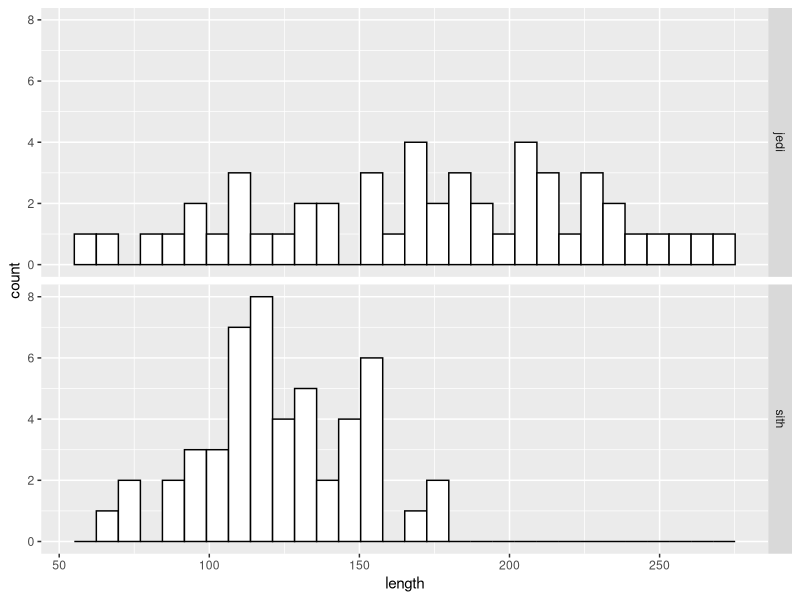
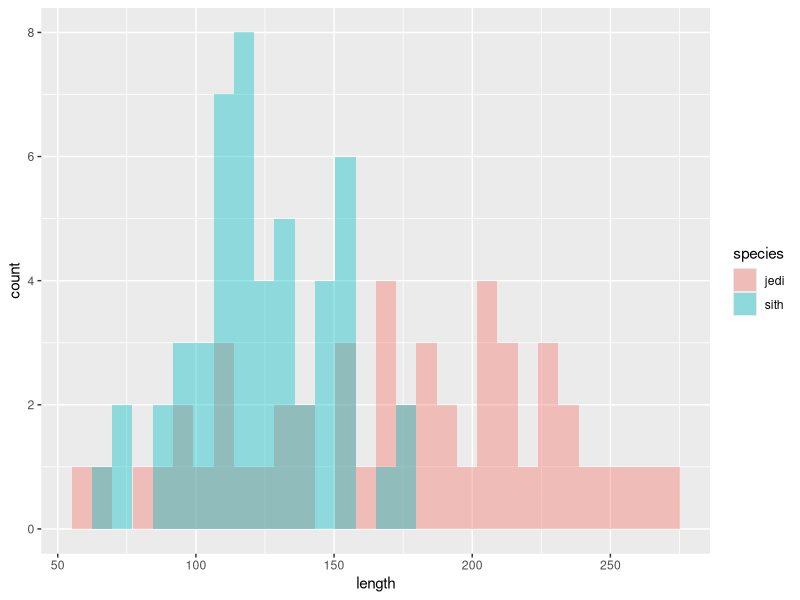
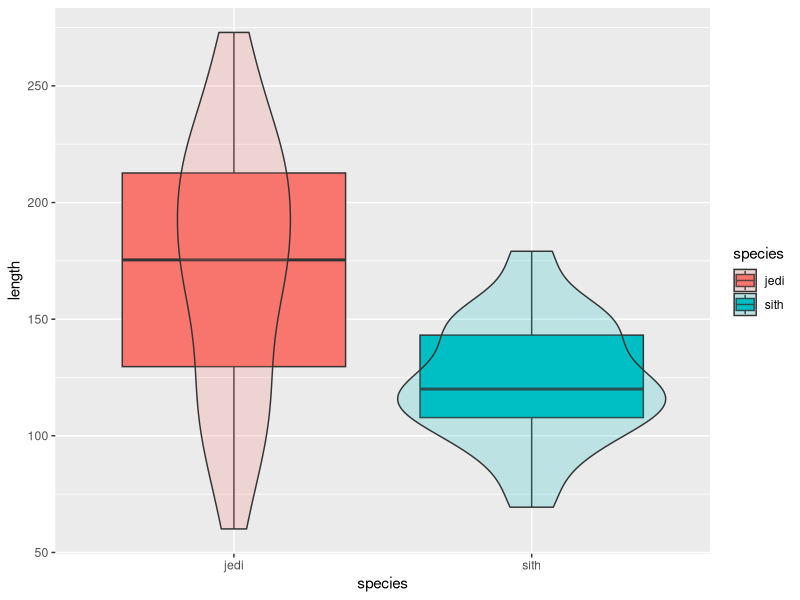
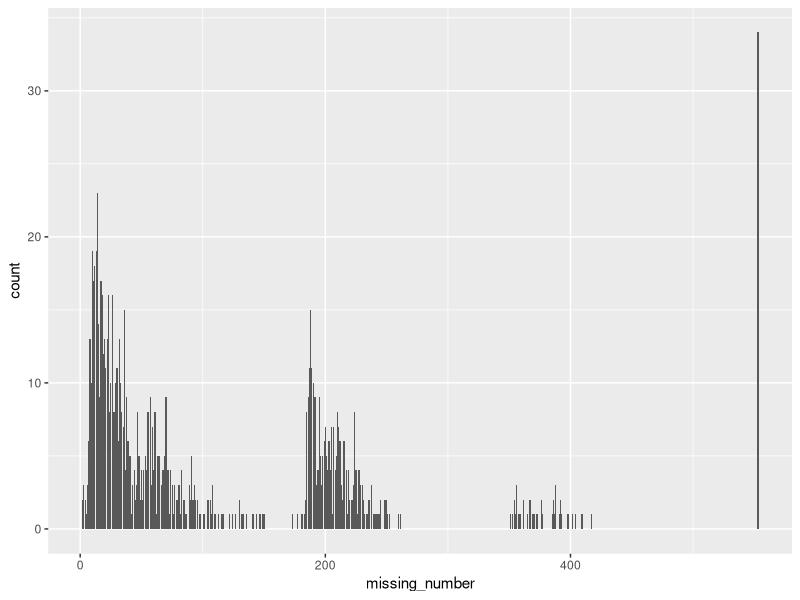
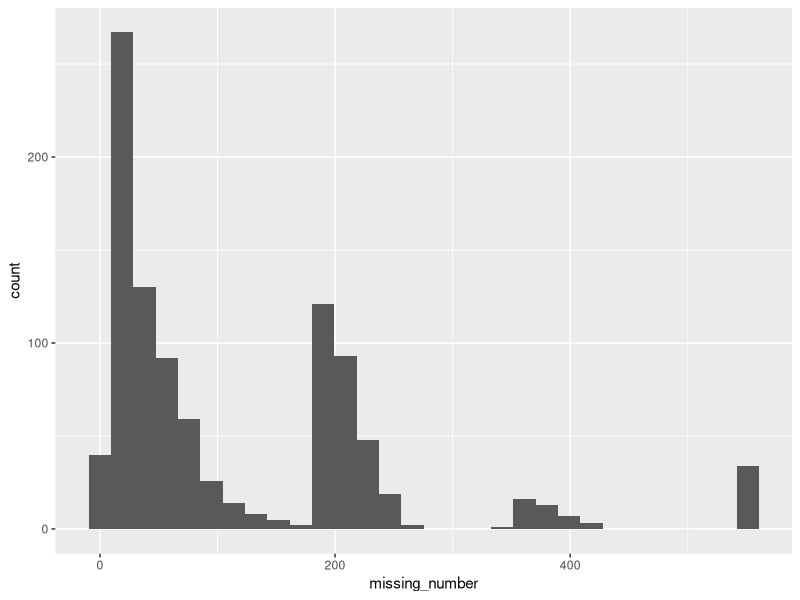
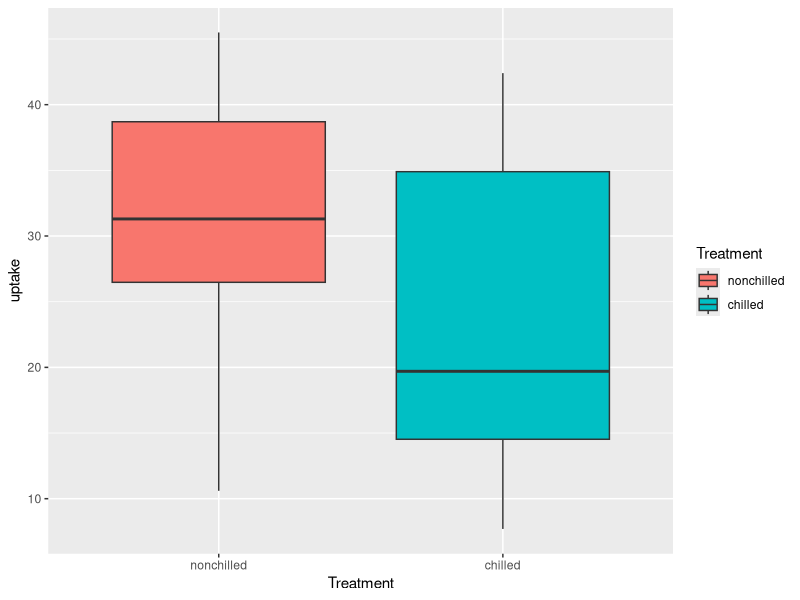

These figures' R source, in order:
## ---- chunk 1
knitr::opts_chunk$set(echo = TRUE)
## ---- chunk 2
library(ggplot2)
library(tidyverse)
## ---- chunk 3
paste0("1. The square root of 10 is ", sqrt(10))
paste0("2. The logarithm of 32 to base 2 is ", log2(32))
paste0("3. The sum of the numbers from 1 to 1000 is ", sum(seq(1000)))
paste0("4. The sum of all even numbers from 2 to 1000 is ", sum(seq(2, 1000,2)))
paste0("5. The number of pariwise comparison for 100 genes is ", choose(100, 2))
paste0("6. The number of ways to arrange 100 genes in triples is ", length(combn(100, 3, simplify = F)))
## ---- chunk 4
data(CO2)
help(CO2)
## ---- chunk 5
mean_uptake_Quebec <- mean(CO2[CO2$Type == "Quebec", "uptake"])
mean_uptake_Mississippi <- mean(CO2[CO2$Type == "Mississippi", "uptake"])
median_uptake_Quebec <- median(CO2[CO2$Type == "Quebec", "uptake"])
median_uptake_Mississippi <- median(CO2[CO2$Type == "Mississippi", "uptake"])
knitr::kable(data.frame(Type = c("Quebec", "Mississippi"),
  mean_uptake = c(mean_uptake_Quebec, mean_uptake_Mississippi),
  median_uptake = c(median_uptake_Quebec, median_uptake_Mississippi)),
 caption = "Table of uptake by Type")
## ---- chunk 6
calc_ratio_of_mean_and_median <- function(x) {
  mean <- mean(x)
  median <- median(x)
  return(mean/median)
}
paste0("The ratio of the mean and the median of 0, 14, 37, 49, and 99 is ", calc_ratio_of_mean_and_median(c(0, 14, 37, 49, 99)))
## ---- chunk 7
calc_mean_without_min_max <- function(x){
  if (length(x) < 3){
    return("can't calculate adjusted mean")
  }else{
    min <- min(x)
    max <- max(x)
    new_vec <- x[!x %in% c(min,max)]
    return(mean(new_vec))
  }
}

paste0("The ratio of the mean and the median of 0, 14, 37, 49, and 99 is ", calc_mean_without_min_max(c(0, 14, 37, 49, 99)))
## ---- chunk 8
#load magic_guys data
magic_guys <- read.csv(file = "./Week1-dataforTask7/magic_guys.csv", header = TRUE)

#1-a. hist
ggplot(magic_guys, aes(x = length)) + geom_histogram(fill = "white", colour = "black", bins = 30) + facet_grid(species ~ .)
ggplot(magic_guys, aes(x = length, fill = species)) + geom_histogram(position = "identity", alpha = 0.4, bins = 30)

#1-b. box
ggplot(magic_guys, aes(y = length, x = species, fill = species)) + geom_boxplot() + geom_violin(alpha=0.2)
## ---- chunk 9
#load magic_guys data
microarray <- read.table("./Week1-dataforTask7/microarray_data.tab", sep = "\t", header = TRUE)

#2-a
paste0("The number of rows is ", nrow(microarray), " and columns is ", ncol(microarray))
## ---- chunk 10
#2-b
#row is gene
counted_missing_values <- matrix(data = NA, ncol = 2, nrow = ncol(microarray))
rownames(counted_missing_values) <- colnames(microarray)
colnames(counted_missing_values) <- c("missing_number", "expressed_gene_number")
#using for loop
for (i in colnames(microarray)) {
  counted_missing_values[i,1] <- sum(is.na(microarray[,i]))
  counted_missing_values[i,2] <- nrow(microarray) - sum(is.na(microarray[,i]))
}
ggplot(as.data.frame(counted_missing_values), aes(x = missing_number)) + geom_bar()
ggplot(as.data.frame(counted_missing_values), aes(x = missing_number)) + geom_histogram()
## ---- chunk 11
#2-c
#2-c
genes_miss_10per <- c()
genes_miss_20per <- c()
genes_miss_50per <- c()
for (i in rownames(counted_missing_values)) {
  missing_percent <- counted_missing_values[i,1] / (counted_missing_values[i,1] + counted_missing_values[i,2])
  if (missing_percent > 0.5) {
    genes_miss_50per[length(genes_miss_50per) + 1] <- i
  } else if (missing_percent > 0.2) {
    genes_miss_20per[length(genes_miss_20per) + 1] <- i
  } else if (missing_percent > 0.1) {
    genes_miss_10per[length(genes_miss_10per) + 1] <- i
  }
}

paste0("genes_miss_10per, genes_miss_20per, genes_miss_50per are the answer.")
## ---- chunk 12
#2-d
replaced_microarray <- microarray
for (i in colnames(microarray)) {
  mean_expression <- mean(microarray[,i], na.rm =TRUE)
  replaced_microarray[which(is.na(replaced_microarray[,i])),i] <- mean_expression
}
#replaced_microarray is the answer
## ---- chunk 13
#load CO2 data
data("CO2")
#compare uptake between Plants
ggplot(CO2, aes(x = Treatment, y = uptake, fill = Treatment)) + geom_boxplot()
wilcox.test(x = CO2[CO2[,"Treatment"]=="nonchilled","uptake"], y = CO2[CO2[,"Treatment"]=="chilled","uptake"])
